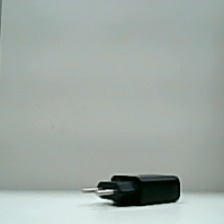
#> input picture integrandoGeminiMatheus/teachablemachine/Nao_apto-samples/1037.jpg, 224 x 224 px, found by its file name; its folder holds only this picture in this run
$ python Transformador_Imagem.py
#> lines starting #> are read from the running program, lines starting #| are printed output that depends on the picture
import cv2
import numpy as np
import os

def ajustar_iluminacao(img, alpha=1.0, beta=0):
    return cv2.convertScaleAbs(img, alpha=alpha, beta=beta)

def simular_condicoes_luminosas_em_lote(pasta_entrada, pasta_saida):
#> called with pasta_saida = 'imagens_transformadas2'
    os.makedirs(pasta_saida, exist_ok=True)

    condicoes = [
        {"nome": "luz_fraca", "alpha": 1.0, "beta": -60},
        {"nome": "luz_forte", "alpha": 1.0, "beta": 60},
        {"nome": "alto_contraste", "alpha": 1.5, "beta": 0},
        {"nome": "baixo_contraste", "alpha": 0.7, "beta": 0},
        {"nome": "claro_contraste", "alpha": 1.3, "beta": 40},
    ]

    # Percorre todas as imagens da pasta
    for nome_arquivo in os.listdir(pasta_entrada):
        caminho_img = os.path.join(pasta_entrada, nome_arquivo)

        # Verifica se é uma imagem
        if nome_arquivo.lower().endswith(('.png', '.jpg', '.jpeg', '.bmp', '.tiff')):
            imagem = cv2.imread(caminho_img)
#> imagem is the input picture: shape (224, 224, 3); mean B, G, R 166, 171, 160.9
            if imagem is None:
                print(f"Não foi possível ler a imagem: {nome_arquivo}")
                continue

            nome_base = os.path.splitext(nome_arquivo)[0]

            for cond in condicoes:
                img_modificada = ajustar_iluminacao(imagem, alpha=cond["alpha"], beta=cond["beta"])
                nome_novo = f"{nome_base}_{cond['nome']}.jpg"
                caminho_salvar = os.path.join(pasta_saida, nome_novo)
                cv2.imwrite(caminho_salvar, img_modificada)
                print(f"Salvo: {caminho_salvar}")
#> this loop made 5 passes
#> pass 1, in simular_condicoes_luminosas_em_lote, `img_modificada = ajustar_iluminacao(imagem, alpha=cond["alpha"], beta=..`:
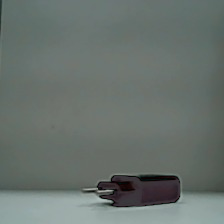
#> img_modificada: shape (224, 224, 3); mean B, G, R 109.4, 114, 104.7
#> pass 2, in simular_condicoes_luminosas_em_lote, `img_modificada = ajustar_iluminacao(imagem, alpha=cond["alpha"], beta=..`:
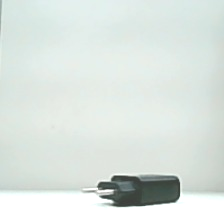
#> img_modificada: shape (224, 224, 3); mean B, G, R 223, 227.7, 219.4
#> pass 3, in simular_condicoes_luminosas_em_lote, `img_modificada = ajustar_iluminacao(imagem, alpha=cond["alpha"], beta=..`:
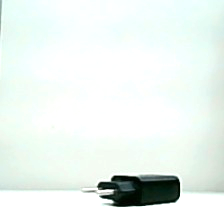
#> img_modificada: shape (224, 224, 3); mean B, G, R 238.9, 243, 234.6

# Exemplo de uso
simular_condicoes_luminosas_em_lote("integrandoGeminiMatheus/teachablemachine/Nao_apto-samples", "imagens_transformadas2")

$ run again, on integrandoGeminiMatheus/teachablemachine/Nao_apto-samples/1141.jpg
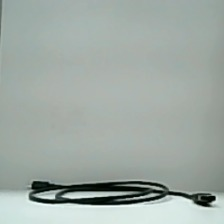
#> input picture integrandoGeminiMatheus/teachablemachine/Nao_apto-samples/1141.jpg, 224 x 224 px, found by its file name
#> in simular_condicoes_luminosas_em_lote, imagem is the input picture: shape (224, 224, 3); mean B, G, R 164.3, 170, 159.5
#> the loop in simular_condicoes_luminosas_em_lote, `for cond in condicoes:` made 5 passes
#> pass 1, in simular_condicoes_luminosas_em_lote, `img_modificada = ajustar_iluminacao(imagem, alpha=cond["alpha"], beta=..`:
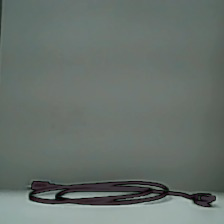
#> img_modificada: shape (224, 224, 3); mean B, G, R 107.5, 112.7, 103
#> pass 3, in simular_condicoes_luminosas_em_lote, `img_modificada = ajustar_iluminacao(imagem, alpha=cond["alpha"], beta=..`:
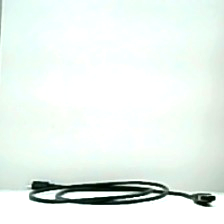
#> img_modificada: shape (224, 224, 3); mean B, G, R 237, 241.8, 232.6

$ run again, on integrandoGeminiMatheus/teachablemachine/Nao_apto-samples/1058.jpg
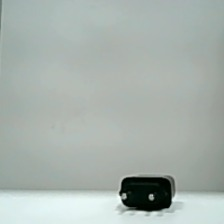
#> input picture integrandoGeminiMatheus/teachablemachine/Nao_apto-samples/1058.jpg, 224 x 224 px, found by its file name
#> in simular_condicoes_luminosas_em_lote, imagem is the input picture: shape (224, 224, 3); mean B, G, R 172.8, 177.9, 168
#> the loop in simular_condicoes_luminosas_em_lote, `for cond in condicoes:` made 5 passes
#> pass 1, in simular_condicoes_luminosas_em_lote, `img_modificada = ajustar_iluminacao(imagem, alpha=cond["alpha"], beta=..`:
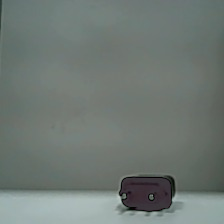
#> img_modificada: shape (224, 224, 3); mean B, G, R 115.8, 120.5, 111.2
#> pass 3, in simular_condicoes_luminosas_em_lote, `img_modificada = ajustar_iluminacao(imagem, alpha=cond["alpha"], beta=..`:
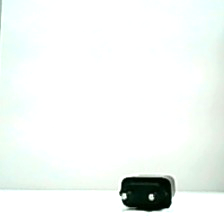
#> img_modificada: shape (224, 224, 3); mean B, G, R 243.6, 246.1, 241.6
